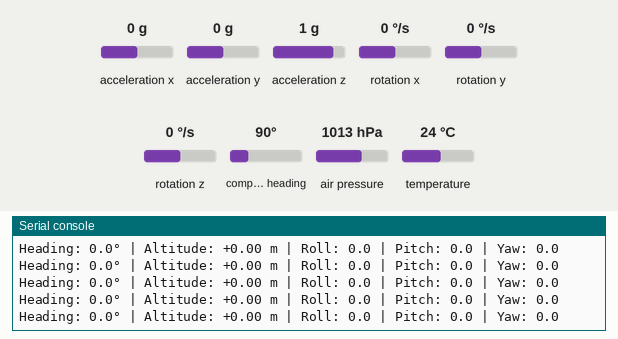
This program was run on a simulated Raspberry Pi Pico running MicroPython. On the bench: the last lines printed to the serial console. Inputs (shaded band) come from the test bench; at power-on: rotation x 0 °/s, rotation y 0 °/s, rotation z 0 °/s, compass heading 90°, acceleration x 0 g, acceleration y 0 g, acceleration z 1 g, air pressure 1013 hPa, temperature 24 °C.

Above: at 5.7 s.
5.8 s: rotation x set to -192 °/s
At 5.81 s:
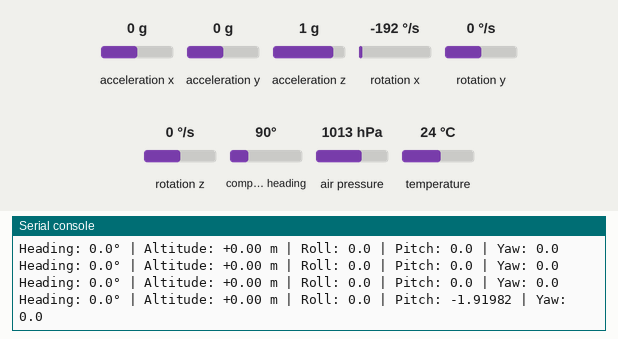
7.3 s: rotation x set to 192 °/s
At 8.85 s:
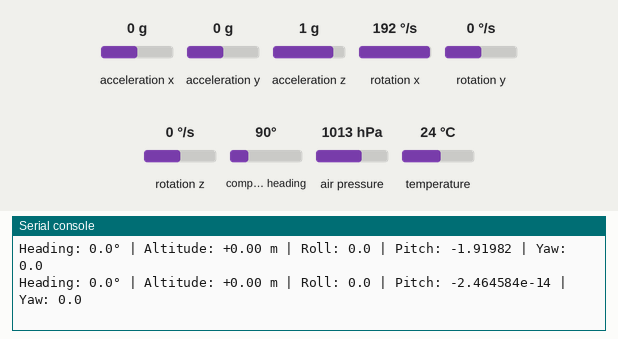
10.3 s: rotation y set to -192 °/s
At 10.35 s:
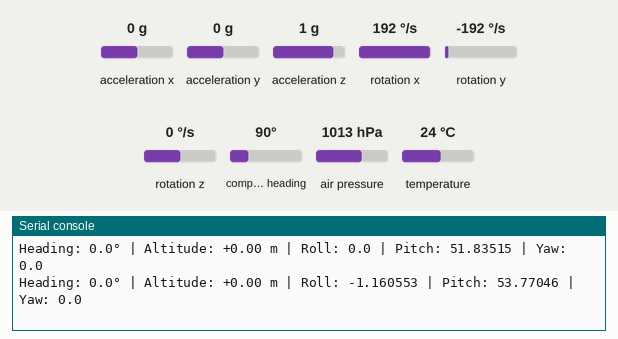
11.8 s: rotation z set to -192 °/s
At 11.84 s:
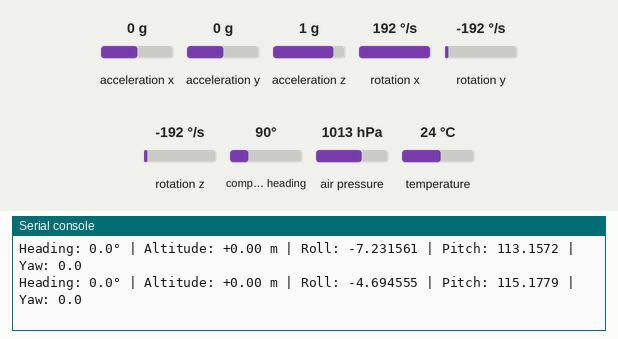
13.3 s: compass heading set to 7°
At 13.34 s:
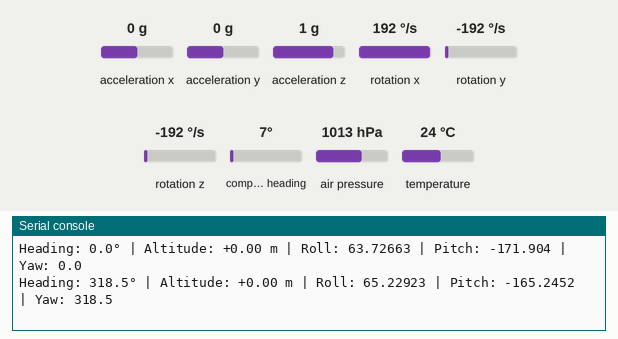
Timing chart, 0 to 15.8 s (numbered marks = the images above; inputs shaded):
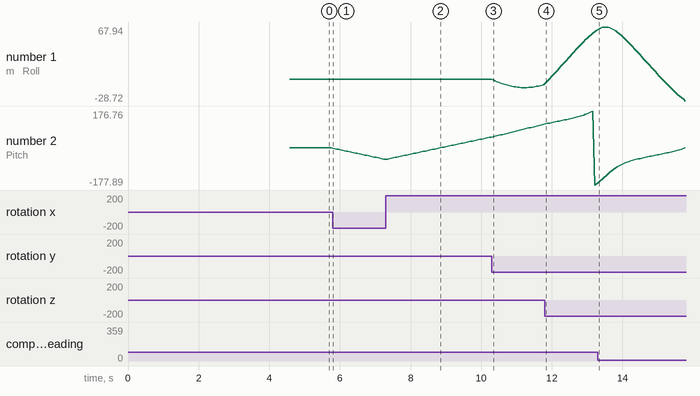

Measured:
- after the input at 5.8 s, the serial console: prints a new line at once (image 1)
- plotted number 2: 0 → -55.67 after the input at 5.8 s

The program:

heading_altitude_test.py
```python
# heading_altitude_test.py
"""
Test script to output heading (from magnetometer) and altitude (from IMU barometer), with basic calibration.
"""
from machine import I2C, Pin
import time
from imu_gy91 import IMUGY91
from mag_gy273 import MagnetometerGY273

def calibrate_mag(mag, samples=100):
    print("Calibrating magnetometer... Move the device in all directions.")
    min_x = min_y = min_z = 32767
    max_x = max_y = max_z = -32768
    for _ in range(samples):
        x, y, z = mag.read_raw()
        min_x = min(min_x, x)
        max_x = max(max_x, x)
        min_y = min(min_y, y)
        max_y = max(max_y, y)
        min_z = min(min_z, z)
        max_z = max(max_z, z)
        time.sleep(0.02)
    print("Magnetometer calibration complete.")
    return (min_x, max_x, min_y, max_y, min_z, max_z)

def calibrate_baro(imu, samples=50):
    print("Calibrating barometer... Keep the device still.")
    total = 0
    for _ in range(samples):
        baro = imu.read_bmp280()
        total += baro[1]  # Altitude
        time.sleep(0.05)
    baseline = total / samples
    print(f"Barometer baseline altitude: {baseline:.2f} m")
    return baseline

def main():
    i2c = I2C(0, scl=Pin(1), sda=Pin(0))
    imu = IMUGY91(i2c)
    mag = MagnetometerGY273(i2c)

    # Calibrate sensors
    mag_cal = calibrate_mag(mag)
    baro_base = calibrate_baro(imu)

    print("\nLive heading, altitude, and orientation (Ctrl+C to stop):")
    while True:
        # Magnetometer heading with calibration
        x, y, z = mag.read_raw()
        x_corr = x - (mag_cal[0] + mag_cal[1]) / 2
        y_corr = y - (mag_cal[2] + mag_cal[3]) / 2
        heading = mag.calculate_heading(x_corr, y_corr)
        # Altitude
        _, alt = imu.read_bmp280()
        rel_alt = alt - baro_base
        # Orientation (roll, pitch, yaw)
        try:
            roll, pitch = imu.get_orientation(0.01)
        except Exception:
            roll, pitch = (None, None)
        # Yaw is heading
        print(f"Heading: {heading:.1f}° | Altitude: {rel_alt:+.2f} m | Roll: {roll} | Pitch: {pitch} | Yaw: {heading:.1f}")
        time.sleep(0.05)

if __name__ == "__main__":
    main()
```

imu_gy91.py
```python
# imu_gy91.py
"""
Module for interfacing with the GY-91 IMU sensor (accelerometer, gyroscope, barometer) on the Raspberry Pi Pico 2W using MicroPython.
"""
try:
    from machine import I2C, Pin
except ImportError:
    from mock_machine import I2C, Pin
import math

MPU_ADDR = 0x68
MPU_PWR_MGMT_1 = 0x6B
BMP_ADDR = 0x76
BMP_TEMP_MSB = 0xFA
BMP_PRESS_MSB = 0xF7
BMP_CTRL_MEAS = 0xF4
BMP_CONFIG = 0xF5

class Madgwick:
    def __init__(self, beta=0.1):
        self.beta = beta
        self.q = [1.0, 0.0, 0.0, 0.0]

    def update(self, gx, gy, gz, ax, ay, az, dt):
        q1, q2, q3, q4 = self.q
        norm = math.sqrt(ax * ax + ay * ay + az * az)
        if norm == 0:
            return
        ax /= norm
        ay /= norm
        az /= norm
        gx = math.radians(gx)
        gy = math.radians(gy)
        gz = math.radians(gz)
        qDot1 = 0.5 * (-q2 * gx - q3 * gy - q4 * gz)
        qDot2 = 0.5 * (q1 * gx + q3 * gz - q4 * gy)
        qDot3 = 0.5 * (q1 * gy - q2 * gz + q4 * gx)
        qDot4 = 0.5 * (q1 * gz + q2 * gy - q3 * gx)
        q1 += qDot1 * dt
        q2 += qDot2 * dt
        q3 += qDot3 * dt
        q4 += qDot4 * dt
        norm = math.sqrt(q1 * q1 + q2 * q2 + q3 * q3 + q4 * q4)
        self.q = [q1 / norm, q2 / norm, q3 / norm, q4 / norm]

    def get_euler(self):
        q1, q2, q3, q4 = self.q
        roll = math.atan2(2.0 * (q1 * q2 + q3 * q4), 1.0 - 2.0 * (q2 * q2 + q3 * q3))
        pitch = math.asin(2.0 * (q1 * q3 - q4 * q2))
        return math.degrees(pitch), math.degrees(roll)

class IMUGY91:
    def __init__(self, i2c):
        self.i2c = i2c
        self.madgwick = Madgwick()
        self._init_sensors()

    def _init_sensors(self):
        self.i2c.writeto_mem(MPU_ADDR, MPU_PWR_MGMT_1, b'\x00')
        self.i2c.writeto_mem(BMP_ADDR, BMP_CTRL_MEAS, b'\x27')
        self.i2c.writeto_mem(BMP_ADDR, BMP_CONFIG, b'\xA0')

    def read_word(self, addr, reg):
        data = self.i2c.readfrom_mem(addr, reg, 2)
        val = data[0] << 8 | data[1]
        return val - 65536 if val > 32767 else val

    def read_accel(self):
        ax = self.read_word(MPU_ADDR, 0x3B) / 16384.0
        ay = self.read_word(MPU_ADDR, 0x3D) / 16384.0
        az = self.read_word(MPU_ADDR, 0x3F) / 16384.0
        return ax, ay, az

    def read_gyro(self):
        gx = self.read_word(MPU_ADDR, 0x43) / 131.0
        gy = self.read_word(MPU_ADDR, 0x45) / 131.0
        gz = self.read_word(MPU_ADDR, 0x47) / 131.0
        return gx, gy, gz

    def read_bmp280(self):
        data = self.i2c.readfrom_mem(BMP_ADDR, BMP_TEMP_MSB, 3)
        temp_raw = ((data[0] << 16) | (data[1] << 8) | data[2]) >> 4
        data = self.i2c.readfrom_mem(BMP_ADDR, BMP_PRESS_MSB, 3)
        press_raw = ((data[0] << 16) | (data[1] << 8) | data[2]) >> 4
        temperature = temp_raw / 5120.0
        pressure = press_raw / 256.0
        return temperature, pressure

    def pressure_to_altitude(self, pressure_pa, sea_level_pa=101325.0):
        return 44330.0 * (1.0 - (pressure_pa / sea_level_pa) ** 0.1903)

    def get_orientation(self, dt):
        ax, ay, az = self.read_accel()
        gx, gy, gz = self.read_gyro()
        self.madgwick.update(gx, gy, gz, ax, ay, az, dt)
        return self.madgwick.get_euler()

    def read_all(self, dt):
        ax, ay, az = self.read_accel()
        gx, gy, gz = self.read_gyro()
        temp, press = self.read_bmp280()
        alt = self.pressure_to_altitude(press)
        pitch, roll = self.get_orientation(dt)
        return {
            'ax': ax, 'ay': ay, 'az': az,
            'gx': gx, 'gy': gy, 'gz': gz,
            'temp': temp, 'press': press, 'alt': alt,
            'pitch': pitch, 'roll': roll
        }
```

mag_gy273.py
```python
# mag_gy273.py (QMC5883L version for GY-273 clones)
"""
Module for interfacing with the GY-273 (QMC5883L) magnetometer sensor on the Raspberry Pi Pico 2W using MicroPython.
"""
try:
    from machine import I2C
except ImportError:
    from mock_machine import I2C

MAG_ADDR = 0x0D  # QMC5883L default address

class MagnetometerGY273:
    def __init__(self, i2c):
        self.i2c = i2c
        self._init_sensor()

    def _init_sensor(self):
        # QMC5883L: Set to continuous mode, 200Hz, 8G range, OSR=512
        # Control register 1: 0x09
        # 0b00011101 = 0x1D: OSR=512, RNG=8G, ODR=200Hz, MODE=Continuous
        self.i2c.writeto_mem(MAG_ADDR, 0x09, bytearray([0x1D]))  # Use bytearray for MicroPython compatibility

    def read_raw(self):
        data = self.i2c.readfrom_mem(MAG_ADDR, 0x00, 6)  # All positional args
        x = int.from_bytes(data[0:2], 'little')
        if x >= 32768:
            x -= 65536
        y = int.from_bytes(data[2:4], 'little')
        if y >= 32768:
            y -= 65536
        z = int.from_bytes(data[4:6], 'little')
        if z >= 32768:
            z -= 65536
        return x, y, z

    def calculate_heading(self, x, y):
        import math
        heading = math.atan2(y, x)
        heading = math.degrees(heading)
        if heading < 0:
            heading += 360
        return heading

    def read_heading(self):
        x, y, z = self.read_raw()
        return self.calculate_heading(x, y)
```
